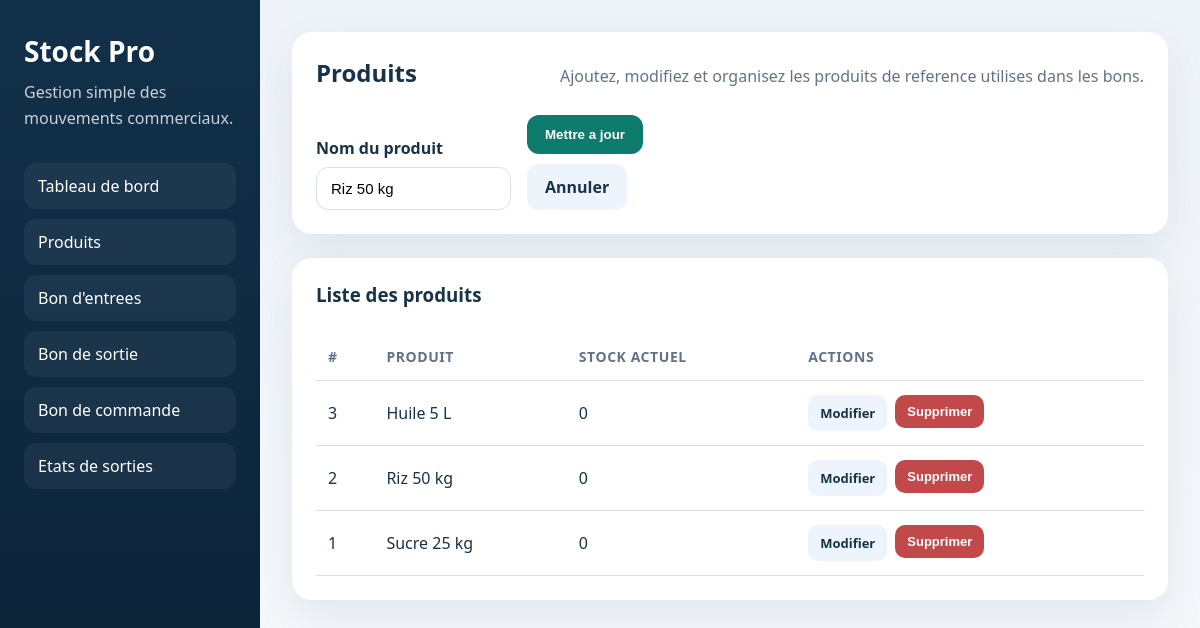
Page /produits.php?edit=2 on the committed database.
### tables this page shows
CREATE TABLE produits (
    id INT AUTO_INCREMENT PRIMARY KEY,
    nom VARCHAR(150) NOT NULL UNIQUE,
    stock INT NOT NULL DEFAULT 0,
    created_at TIMESTAMP DEFAULT CURRENT_TIMESTAMP
);

### produits.php (the view, shortened to what this page needs)
<?php
require_once 'connexion.php';
$editingId = isset($_GET['edit']) ? (int) $_GET['edit'] : 0;
$editProduit = null;
$produits = $pdo->query('SELECT id, nom, stock FROM produits ORDER BY nom ASC')->fetchAll();
if ($editingId > 0) {
    $stmt = $pdo->prepare('SELECT id, nom FROM produits WHERE id = ?');
    $stmt->execute([$editingId]);
    $editProduit = $stmt->fetch();
}
require_once 'includes/header.php';
?>
<section class="panel">
    <div class="panel-header">
        <h2>Produits</h2>
        <p>Ajoutez, modifiez et organisez les produits de reference utilises dans les bons.</p>
    </div>
    <form method="post" class="form-grid">
        <div>
            <label for="nom">Nom du produit</label>
            <input type="text" id="nom" name="nom" placeholder="Ex: Sucre 25 kg" value="<?php echo htmlspecialchars($editProduit['nom'] ?? ''); ?>" required>
        </div>
        <div class="form-action">
            <button type="submit" class="button"><?php echo $editProduit ? 'Mettre a jour' : 'Ajouter'; ?></button>
            <?php if ($editProduit): ?>
                <a class="button secondary" href="produits.php">Annuler</a>
            <?php endif; ?>
        </div>
    </form>
</section>
<section class="panel">
    <div class="panel-header">
        <h3>Liste des produits</h3>
    </div>
    <div class="table-wrapper">
        <table>
            <thead>
                <tr>
                    <th>#</th>
                    <th>Produit</th>
                    <th>Stock actuel</th>
                    <th>Actions</th>
                </tr>
            </thead>
            <tbody>
                <?php if (empty($produits)): ?>
                    <tr>
                        <td colspan="4">Aucun produit disponible.</td>
                    </tr>
                <?php else: ?>
                    <?php foreach ($produits as $produit): ?>
                        <tr>
                            <td><?php echo $produit['id']; ?></td>
                            <td><?php echo htmlspecialchars($produit['nom']); ?></td>
                            <td><?php echo (int) $produit['stock']; ?></td>
                            <td>
                                <div class="actions">
                                    <a class="button secondary small" href="produits.php?edit=<?php echo $produit['id']; ?>">Modifier</a>
                                    <form method="post" class="inline-form" onsubmit="return confirm('Supprimer ce produit ?');">
                                        <button type="submit" class="button danger small">Supprimer</button>
                                    </form>
                                </div>
                            </td>
                        </tr>
                    <?php endforeach; ?>
                <?php endif; ?>
            </tbody>
        </table>
    </div>
</section>
<?php require_once 'includes/footer.php'; ?>

### style.css (style rules this page uses)
:root { --bg: #f3f6fb; --panel: #ffffff; --sidebar: #12304a; --sidebar-soft: #1c476b; --text: #183247; --muted: #617487; --border: #d8e0ea; --primary: #0f7b6c; --primary-hover: #0c675a; --danger: #b54747; --success-bg: #e8f7f0; --danger-bg: #fdeeee; --shadow: 0 18px 45px rgba(18, 48, 74, 0.08); }
* { box-sizing: border-box; }
body { margin: 0; font-family: "Segoe UI", Tahoma, Geneva, Verdana, sans-serif; background: linear-gradient(180deg, #eef3f9 0%, #f7f9fc 100%); color: var(--text); }
.hero, .panel { background: var(--panel); border-radius: 20px; padding: 24px; box-shadow: var(--shadow); margin-bottom: 24px; }
.hero h2, .panel h2, .panel h3 { margin-top: 0; margin-bottom: 8px; }
.hero p, .panel p { margin: 0; color: var(--muted); line-height: 1.6; }
.panel-header { display: flex; justify-content: space-between; align-items: center; gap: 16px; margin-bottom: 18px; }
.form-grid { display: grid; grid-template-columns: repeat(4, minmax(0, 1fr)); gap: 16px; align-items: end; }
label { display: block; margin-bottom: 8px; font-weight: 600; }
input, select { width: 100%; padding: 12px 14px; border: 1px solid var(--border); border-radius: 12px; font-size: 15px; background: #ffffff; }
.button { display: inline-flex; align-items: center; justify-content: center; border: none; border-radius: 12px; padding: 12px 18px; background: var(--primary); color: #ffffff; text-decoration: none; font-weight: 600; cursor: pointer; transition: background 0.2s ease; }
.button.secondary { background: #edf4fb; color: var(--text); }
.button.danger { background: #c14949; color: #ffffff; }
.button.small { padding: 9px 12px; font-size: 13px; border-radius: 10px; }
.table-wrapper { overflow-x: auto; }
table { width: 100%; border-collapse: collapse; }
th, td { text-align: left; padding: 14px 12px; border-bottom: 1px solid var(--border); vertical-align: middle; }
th { color: var(--muted); font-size: 14px; text-transform: uppercase; letter-spacing: 0.04em; }
.actions { display: flex; gap: 8px; flex-wrap: wrap; }
.inline-form { margin: 0; }
.form-action { display: flex; gap: 10px; flex-wrap: wrap; }

### rows in the picture
produits: nom "Riz 50 kg", id "2", stock "0"
produits: id "3", nom "Huile 5 L", stock "0"
produits: id "1", nom "Sucre 25 kg", stock "0"
